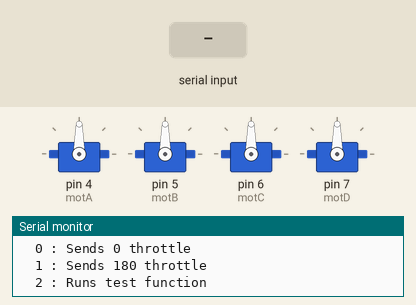
Recording of a sketch running on a simulated Arduino Uno, built with avr-gcc and run on an emulated ATmega328P. Shown: 4 × servo, the last lines printed to the serial monitor. Inputs (shaded band) come from the test bench.

Above: at 1.2 s.
1.3 s: "0" received over Serial
At 1.7 s:
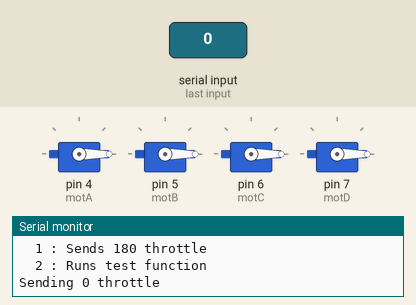
2.8 s: "1" received over Serial
At 4.0 s:
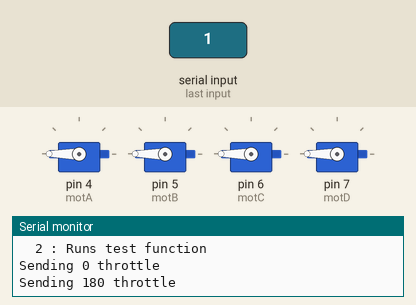
4.3 s: "2" received over Serial
At 11.41 s:
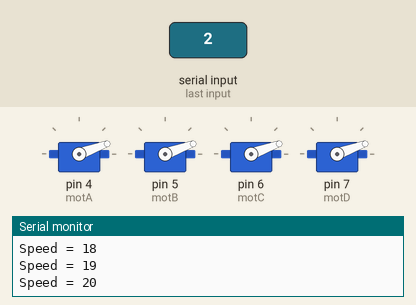
Timing chart, 0 to 17.0 s (numbered marks = the images above; inputs shaded):
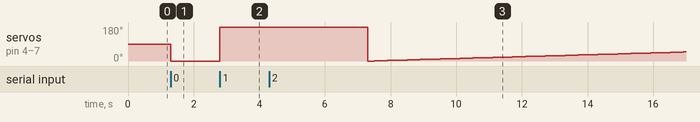

Measured:
- after the input at 1.3 s, servo on pin 4 (motA), servo on pin 5 (motB), servo on pin 6 (motC), servo on pin 7 (motD): 90° → 0° at once
- after the input at 2.8 s, servo on pin 4 (motA), servo on pin 5 (motB), servo on pin 6 (motC), servo on pin 7 (motD): 0° → 180° at once
- after the input at 4.3 s, servo on pin 4 (motA), servo on pin 5 (motB), servo on pin 6 (motC), servo on pin 7 (motD): 180° → 0° after 3.0 s, → 1° 0.20 s later, → 2° 0.20 s later, → 3° 0.20 s later, … (49 changes in this stretch)

The sketch:

ESC_Calibration.ino
```cpp
/**
 * Usage, according to documentation(https://www.firediy.fr/files/drone/HW-01-V4.pdf) :
 *     1. Plug your Arduino to your computer with USB cable, open terminal, then type 1 to send max throttle to every ESC to enter programming mode
 *     2. Power up your ESCs. You must hear "beep1 beep2 beep3" tones meaning the power supply is OK
 *     3. After 2sec, "beep beep" tone emits, meaning the throttle highest point has been correctly confirmed
 *     4. Type 0 to send 0 throttle
 *     5. Several "beep" tones emits, wich means the quantity of the lithium battery cells (3 beeps for a 3 cells LiPo)
 *     6. A long beep tone emits meaning the throttle lowest point has been correctly confirmed
 *     7. Type 2 to launch test function. This will send 0 to 180 throttle to ESCs to test them
 */

#include <Servo.h>

Servo motA, motB, motC, motD;
char data;

/**
 * Initialisation routine
 */
void setup() {
    Serial.begin(9600);

    motA.attach(4, 1000, 2000); // 1000 and 2000 are very important ! Values can be different with other ESCs.
    motB.attach(5, 1000, 2000);
    motC.attach(6, 1000, 2000);
    motD.attach(7, 1000, 2000);

    displayInstructions();
}

/**
 * Main function
 */
void loop() {
    if (Serial.available()) {
        data = Serial.read();

        switch (data) {
            // 0
            case 48 : Serial.println("Sending 0 throttle");
                      motA.write(0);
                      motB.write(0);
                      motC.write(0);
                      motD.write(0);
            break;

            // 1
            case 49 : Serial.println("Sending 180 throttle");
                      motA.write(180);
                      motB.write(180);
                      motC.write(180);
                      motD.write(180);
            break;

            // 2
            case 50 : Serial.print("Running test in 3");
                      delay(1000);
                      Serial.print(" 2");
                      delay(1000);
                      Serial.println(" 1...");
                      delay(1000);
                      test();
            break;
        }
    }
}

/**
 * Test function sending angle to the ESCs from 0 to 180 degrees
 */
void test()
{
    for (int i=0; i<=180; i++) {
        Serial.print("Speed = ");
        Serial.println(i);

        motA.write(i);
        motB.write(i);
        motC.write(i);
        motD.write(i);

        delay(200);
    }

    Serial.println("STOP");
    motA.write(0);
    motB.write(0);
    motC.write(0);
    motD.write(0);

    delay(50);
}

/**
 * Displays instructions to user
 */
void displayInstructions()
{
    Serial.println("READY - PLEASE SEND INSTRUCTIONS AS FOLLOWING :");
    Serial.println("\t0 : Sends 0 throttle");
    Serial.println("\t1 : Sends 180 throttle");
    Serial.println("\t2 : Runs test function\n");
}
```
